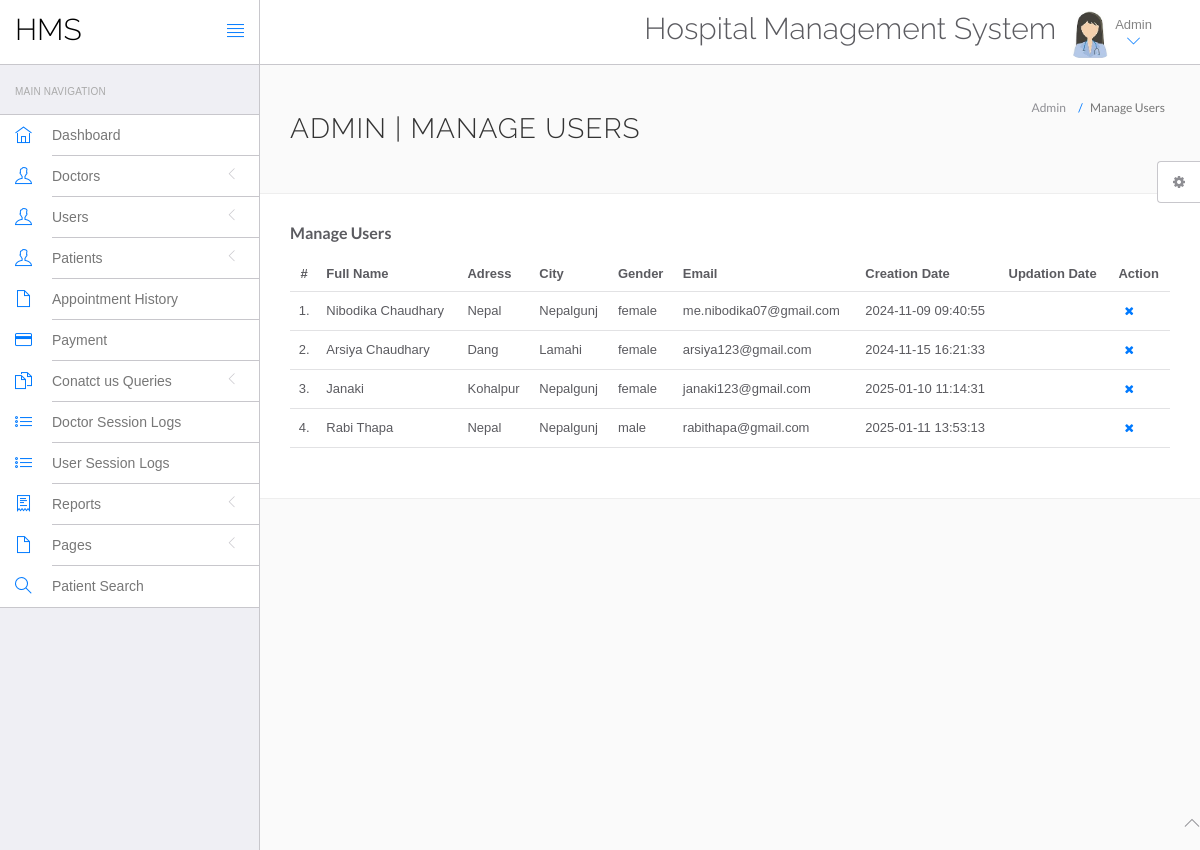
Page /hospital/hms/admin/manage-users.php (signed in) on the committed database.
### tables this page shows
CREATE TABLE `users` (
  `id` int(11) NOT NULL,
  `fullName` varchar(255) DEFAULT NULL,
  `address` longtext DEFAULT NULL,
  `city` varchar(255) DEFAULT NULL,
  `gender` varchar(255) DEFAULT NULL,
  `email` varchar(255) DEFAULT NULL,
  `password` varchar(255) DEFAULT NULL,
  `regDate` timestamp NULL DEFAULT current_timestamp(),
  `updationDate` timestamp NULL DEFAULT NULL ON UPDATE current_timestamp()
);

### hospital/hms/admin/manage-users.php (the view, shortened to what this page needs)
<?php
include('include/config.php');
if(strlen($_SESSION['id']==0)) {
 header('location:logout.php');
  } else{
?>
<!DOCTYPE html>
<html lang="en">
	<head>
		<link rel="stylesheet" href="vendor/bootstrap/css/bootstrap.min.css">
		<link rel="stylesheet" href="vendor/fontawesome/css/font-awesome.min.css">
		<link rel="stylesheet" href="vendor/themify-icons/themify-icons.min.css">
		<link href="vendor/animate.css/animate.min.css" rel="stylesheet" media="screen">
		<link href="vendor/perfect-scrollbar/perfect-scrollbar.min.css" rel="stylesheet" media="screen">
		<link href="vendor/switchery/switchery.min.css" rel="stylesheet" media="screen">
		<link href="vendor/bootstrap-touchspin/jquery.bootstrap-touchspin.min.css" rel="stylesheet" media="screen">
		<link href="vendor/select2/select2.min.css" rel="stylesheet" media="screen">
		<link href="vendor/bootstrap-datepicker/bootstrap-datepicker3.standalone.min.css" rel="stylesheet" media="screen">
		<link href="vendor/bootstrap-timepicker/bootstrap-timepicker.min.css" rel="stylesheet" media="screen">
		<link rel="stylesheet" href="assets/css/styles.css">
		<link rel="stylesheet" href="assets/css/plugins.css">
		<link rel="stylesheet" href="assets/css/themes/theme-1.css" id="skin_color" />
	</head>
	<body>
		<div id="app">
<?php include('include/sidebar.php');?>
			<div class="app-content">
						<?php include('include/header.php');?>
				<div class="main-content" >
					<div class="wrap-content container" id="container">
						<section id="page-title">
							<div class="row">
								<div class="col-sm-8">
									<h1 class="mainTitle">Admin | Manage Users</h1>
																	</div>
								<ol class="breadcrumb">
									<li>
										<span>Admin</span>
									</li>
									<li class="active">
										<span>Manage Users</span>
									</li>
								</ol>
							</div>
						</section>
						<div class="container-fluid container-fullw bg-white">
									<div class="row">
								<div class="col-md-12">
									<h5 class="over-title margin-bottom-15 text-bold">Manage <span class="text-bold">Users</span></h5>
									<table class="table table-hover" id="sample-table-1">
										<thead>
											<tr>
												<th class="center">#</th>
												<th>Full Name</th>
												<th class="hidden-xs">Adress</th>
												<th>City</th>
												<th>Gender </th>
												<th>Email </th>
												<th>Creation Date </th>
												<th>Updation Date </th>
												<th>Action</th>
											</tr>
										</thead>
										<tbody>
<?php
$sql=mysqli_query($con,"select * from users");
$cnt=1;
while($row=mysqli_fetch_array($sql))
{
?>
											<tr>
												<td class="center"><?php echo $cnt;?>.</td>
												<td class="hidden-xs"><?php echo $row['fullName'];?></td>
												<td><?php echo $row['address'];?></td>
												<td><?php echo $row['city'];?>
												</td>
												<td><?php echo $row['gender'];?></td>
												<td><?php echo $row['email'];?></td>
												<td><?php echo $row['regDate'];?></td>
												<td><?php echo $row['updationDate'];?>
												</td>
												<td >
												<div class="visible-md visible-lg hidden-sm hidden-xs">
	<a href="manage-users.php?id=<?php echo $row['id']?>&del=delete" onClick="return confirm('Are you sure you want to delete?')"class="btn btn-transparent btn-xs tooltips" tooltip-placement="top" tooltip="Remove"><i class="fa fa-times fa fa-white"></i></a>
												</div>
												</td>
											</tr>
											<?php
$cnt=$cnt+1;
											 }?>
										</tbody>
									</table>
								</div>
							</div>
								</div>
							</div>
						</div>
					</div>
				</div>
	<?php include('include/footer.php');?>
	<?php include('include/setting.php');?>
	</body>
</html>
<?php } ?>

### hospital/hms/admin/assets/css/themes/theme-1.css (style rules this page uses)
body { background: #FAFAFA; }

### rows in the picture
users: fullName "Nibodika Chaudhary", address "Nepal", city "Nepalgunj", gender "female", email "me.nibodika07@gmail.com", regDate "2024-11-09 09:40:55"
users: fullName "Arsiya Chaudhary", address "Dang", city "Lamahi", gender "female", email "arsiya123@gmail.com", regDate "2024-11-15 16:21:33"
users: fullName "Janaki", address "Kohalpur", city "Nepalgunj", gender "female", email "janaki123@gmail.com", regDate "2025-01-10 11:14:31"
users: fullName "Rabi Thapa", address "Nepal", city "Nepalgunj", gender "male", email "rabithapa@gmail.com", regDate "2025-01-11 13:53:13"
